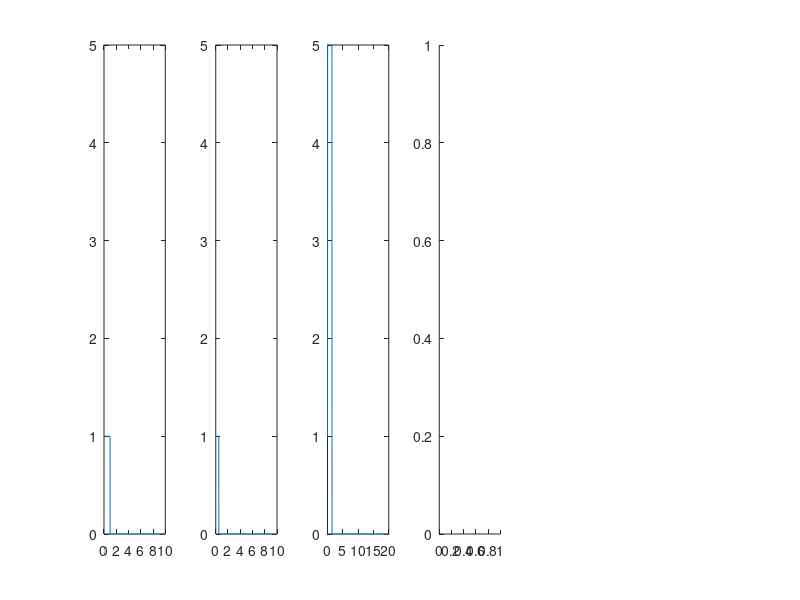

Write MATLAB code to recreate this figure. (Note: this script raises an error after producing the figure.)
t=0:0.01:10;
x(t<0)=0;
x(t>=0)=1;
x(t>=1)=0;
subplot(1,6,1);
plot(t,x);
ylim([0 5]);

y(t<0)=0;
y(t>=0)=1;
y(t>=0.5)=0;
subplot(1,6,2);
plot(t,y);
ylim([0 5]);

t1=0:0.01:20;
c=conv(x,y);
subplot(1,6,3);
plot(t1,c);
ylim([0 5]);

h(t>=0 & t<=0.5)=1;
b=fft(h);
subplot(1,6,4);
plot(t,h);

y=a.*b;
subplot(1,6,5);
plot(t,y);
ylim([0 5]);


